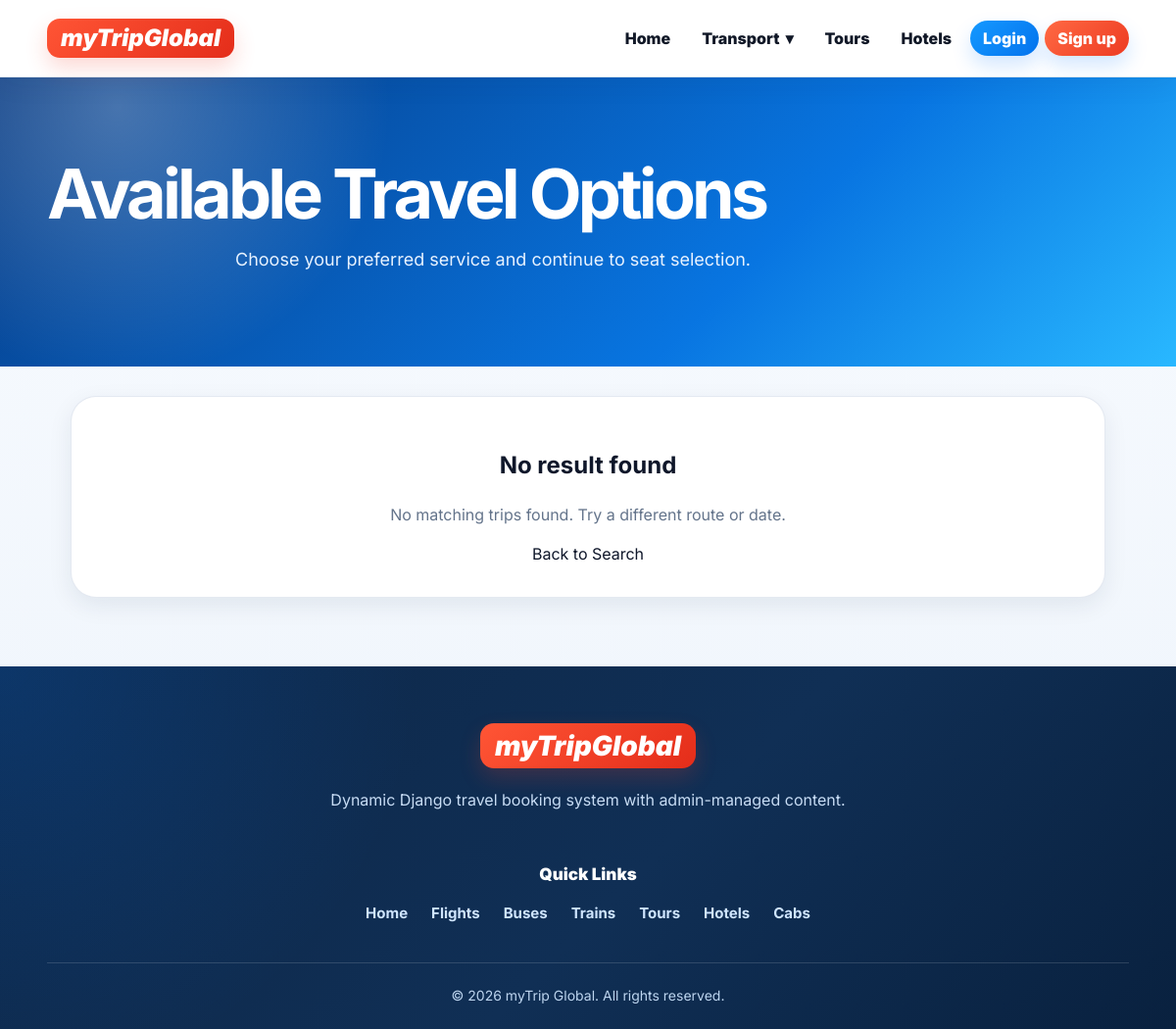
The app's page /search/ with its own data.
### booking/models.py (models this page shows, shortened)
class SiteSetting(models.Model):
    site_name = models.CharField(max_length=100, default='myTrip Global')
    logo_text = models.CharField(max_length=40, default='myTrip')
    tagline = models.CharField(max_length=150, blank=True, default="")
    hero_title = models.CharField(max_length=180, default='Book flights, buses, trains, hotels, tours and cabs in one place')
    hero_subtitle = models.TextField(default='Search travel, select seats, choose packages and pay securely online with Cashfree.')
    hero_image = models.ImageField(upload_to='site/', blank=True, null=True)
    support_email = models.EmailField(blank=True)
    support_phone = models.CharField(max_length=25, blank=True)
    footer_about = models.TextField(default='Book flights, buses, trains, tour packages, hotels and cabs from one trusted travel platform.')
    instagram_url = models.URLField(blank=True)
    twitter_url = models.URLField(blank=True)
    facebook_url = models.URLField(blank=True)
    is_active = models.BooleanField(default=True)
    updated_at = models.DateTimeField(auto_now=True)
    class Meta:
        verbose_name = 'Site Setting'
        verbose_name_plural = 'Site Settings'
    @classmethod
    def load(cls):
        return cls.objects.filter(is_active=True).order_by('-updated_at').first() or cls()

### booking/views.py (the view)
# urls.py: path('search/', views.search_results, name='search_results'),
def search_results(request):
    form = TravelSearchForm(request.GET or None)
    services = TravelService.objects.filter(is_active=True, service_type__in=['flight', 'bus', 'train'])
    if form.is_valid():
        services = services.filter(
            service_type=form.cleaned_data['service_type'],
            source__icontains=form.cleaned_data['source'],
            destination__icontains=form.cleaned_data['destination'],
            departure_date=form.cleaned_data['departure_date'],
        )
    else:
        services = TravelService.objects.none()
    return render(request, 'search_results.html', {'form': form, 'services': services})

### booking/context_processors.py (called while the page is built)
def global_site_data(request):
    try:
        return {
            'site_settings': SiteSetting.load(),
            'footer_links': FooterLink.objects.filter(is_active=True)[:8],
        }
    except Exception:
        return {
            'site_settings': SiteSetting(),
            'footer_links': [],
        }

### booking/templates/search_results.html (shortened to what this page needs)
{% extends 'base.html' %}
{% load static %}
{% block extra_css %}<link rel="stylesheet" href="{% static 'css/search_results.css' %}?v=12.0">{% endblock %}
{% block content %}
<section class="page-hero compact">
    <h1>Available Travel Options</h1>
    <p>Choose your preferred service and continue to seat selection.</p>
</section>
<section class="results-wrap">
    {% for service in services %}
        <article class="result-card">
            <div>
                <span class="type-badge">{{ service.get_service_type_display }}</span>
                <h2>{{ service.operator_name }}</h2>
                <p>{{ service.title }}</p>
            </div>
            <div class="route-block">
                <strong>{{ service.source }}</strong>
                <span>{{ service.departure_date }} · {{ service.departure_time }}</span>
            </div>
            <div class="duration">{{ service.duration_label }}</div>
            <div class="route-block">
                <strong>{{ service.destination }}</strong>
                <span>{{ service.arrival_date }} · {{ service.arrival_time }}</span>
            </div>
            <div class="price-block">
                <strong>₹{{ service.base_price }}</strong>
                <a href="{% url 'travel_detail' service.pk %}">View Details</a>
            </div>
        </article>
    {% empty %}
        <div class="empty-card">
            <h2>No result found</h2>
            {% if user.is_staff %}<p>Add matching flights, buses or trains in Django Admin, then search again.</p>{% else %}<p>No matching trips found. Try a different route or date.</p>{% endif %}
            <a href="{% url 'home' %}">Back to Search</a>
        </div>
    {% endfor %}
</section>
{% endblock %}

### booking/templates/base.html (shortened to what this page needs)
{% load static %}
<!doctype html>
<html lang="en">
<head>
    <link rel="stylesheet" href="{% static 'css/base.css' %}?v=25.0">
    {% block extra_css %}{% endblock %}
</head>
<body>
<header class="site-header">
    <div class="header-inner">
        <a class="brand" href="{% url 'home' %}" aria-label="Home">
            <span class="brand-mark">
                {{ site_settings.logo_text|default:'myTripGlobal' }}
            </span>
        </a>
        <nav class="main-nav" aria-label="Main navigation">
            <a href="{% url 'home' %}">Home</a>
            <details class="nav-dropdown">
                <summary>
                    Transport <span>▾</span>
                </summary>
            </details>
            <a href="{% url 'tour_list' %}">Tours</a>
            <a href="{% url 'hotel_list' %}">Hotels</a>
            {% if user.is_authenticated %}
                <a href="{% url 'my_bookings' %}">My Trips</a>
                {% if user.is_staff or user.is_superuser %}
                    <a href="{% url 'staff_reports' %}">Reports</a>
                {% endif %}
                <form class="logout-form" method="post" action="{% url 'logout' %}">
                    {% csrf_token %}
                    <button type="submit">Logout</button>
                </form>
            {% else %}
                <a class="login-link" href="{% url 'login' %}">Login</a>
                <a class="signup-link" href="{% url 'signup' %}">Sign up</a>
            {% endif %}
        </nav>
    </div>
</header>
<main>
    {% block content %}{% endblock %}
</main>
<footer class="site-footer">
    <div class="footer-inner footer-modern">
        <div class="footer-brand">
            <a class="brand footer-logo" href="{% url 'home' %}" aria-label="Home">
                <span class="brand-mark">
                    {{ site_settings.logo_text|default:'myTripGlobal' }}
                </span>
            </a>
            <p>
                {{ site_settings.footer_about|default:'Dynamic Django travel booking system with admin-managed content.' }}
            </p>
        </div>
        <div class="footer-menu">
            <h4>Quick Links</h4>
            <div class="footer-link-row">
                <a href="{% url 'home' %}">Home</a>
                <a href="{% url 'flight_list' %}">Flights</a>
                <a href="{% url 'bus_list' %}">Buses</a>
                <a href="{% url 'train_list' %}">Trains</a>
                <a href="{% url 'tour_list' %}">Tours</a>
                <a href="{% url 'hotel_list' %}">Hotels</a>
                <a href="{% url 'cab_list' %}">Cabs</a>
            </div>
        </div>
    </div>
    <div class="footer-bottom">
        <span>
            © 2026 {{ site_settings.site_name|default:'myTrip Global' }}. All rights reserved.
        </span>
    </div>
</footer>
</body>
</html>

### booking/static/css/search_results.css (style rules this page uses)
.results-wrap { width:88%;margin:30px auto }

### records on screen
SiteSetting: logo_text "myTripGlobal", footer_about "Dynamic Django travel booking system with admin-managed content.", site_name "myTrip Global"
